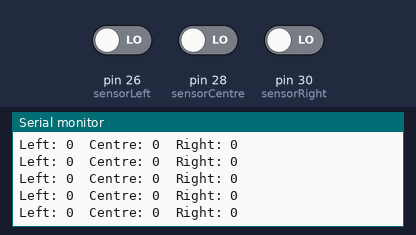
A sketch run on a simulated Arduino Mega 2560, built with avr-gcc and run on an emulated ATmega2560. On the bench: the last lines printed to the serial monitor. The inputs (shaded band) are chosen by the test bench; at power-on: pin 26 (sensorLeft) LOW, pin 28 (sensorCentre) LOW, pin 30 (sensorRight) LOW.

Above: at 1.2 s.
1.3 s: pin 26 (sensorLeft) driven HIGH
At 1.9 s:
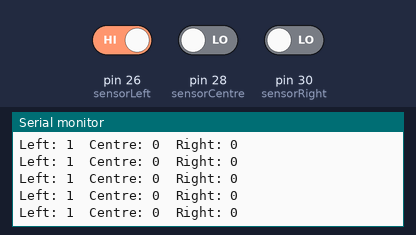
4.3 s: pin 28 (sensorCentre) driven HIGH
At 5.2 s:
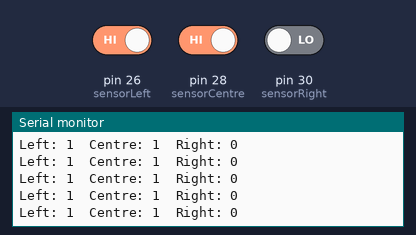
5.8 s: pin 30 (sensorRight) driven HIGH
At 6.3 s:
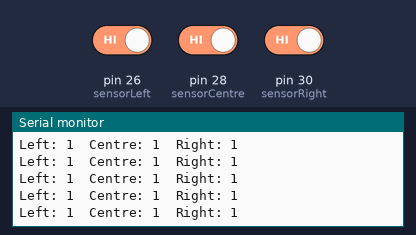
8.8 s: pin 26 (sensorLeft) driven LOW
At 9.3 s:
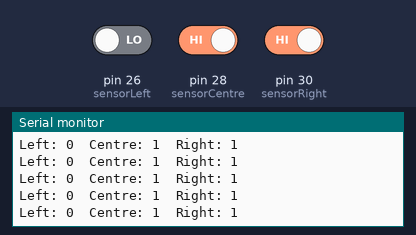
11.8 s: pin 28 (sensorCentre) driven LOW
At 12.9 s:
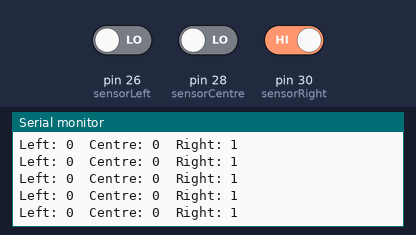

Measured:
- after the input at 1.3 s, the serial monitor: prints a new line after 0.07 s (image 1)
- after the input at 4.3 s, the serial monitor: prints a new line after 0.07 s (image 2)
- after the input at 5.8 s, the serial monitor: prints a new line after 0.07 s (image 3)
- after the input at 8.8 s, the serial monitor: prints a new line after 0.09 s (image 4)
- after the input at 11.8 s, the serial monitor: prints a new line after 0.06 s (image 5)

The sketch:

vedranRandomStuff.ino
```cpp
/*
// defines pins numbers
const byte trigPin = 22;
const byte echoPin = 23;

// defines variables
long duration;
int distance;
void setup() {
  pinMode(trigPin, OUTPUT); // Sets the trigPin as an Output
  pinMode(echoPin, INPUT); // Sets the echoPin as an Input


  Serial.begin(9600); // Starts the serial communication
}
void loop() {
  // Clears the trigPin
  digitalWrite(trigPin, LOW);
  delayMicroseconds(2);
  // Sets the trigPin on HIGH state for 10 micro seconds
  digitalWrite(trigPin, HIGH);
  delayMicroseconds(10);
  digitalWrite(trigPin, LOW);
  // Reads the echoPin, returns the sound wave travel time in microseconds
  duration = pulseIn(echoPin, HIGH);
  // Calculating the distance
  distance = duration * 0.034 / 2;
  // Prints the distance on the Serial Monitor
  Serial.print("Distance: ");
  Serial.println(distance);
  delay(50);
}
*/


// Define pin numbers for sensors and motors
int sensorCentre = 28; //green
int sensorLeft = 26; //yellow
int sensorRight = 30; //blue

void setup() {
  // Initialize sensor pins as INPUT
  pinMode(sensorCentre, INPUT);
  pinMode(sensorRight, INPUT);
  pinMode(sensorLeft, INPUT);
  Serial.begin(9600);

}

void loop() {
  // Read sensor values
  Serial.print("Left: ");
  Serial.print(digitalRead(sensorLeft));
  Serial.print("  Centre: ");
  Serial.print(digitalRead(sensorCentre));
  Serial.print("  Right: ");
  Serial.println(digitalRead(sensorRight));


}
```
